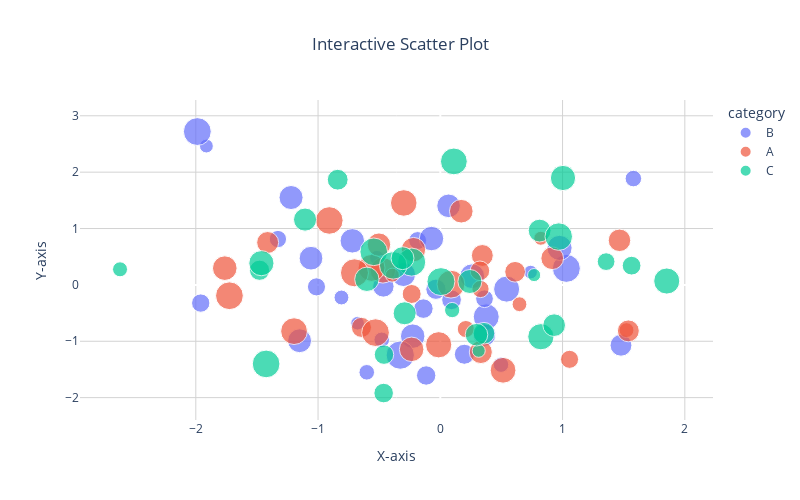

Notebook source saved alongside this figure:
### Markdown cell above
## Interactive Scatter Plot

Let's create an interactive scatter plot where you can:
- Hover over points to see details
- Zoom in/out
- Pan around
- Select specific data points

### Code cell
# Create an interactive scatter plot
fig = px.scatter(
    df, 
    x='x', 
    y='y',
    color='category',
    size='size',
    title='Interactive Scatter Plot',
    labels={'x': 'X-axis', 'y': 'Y-axis'},
    hover_data=['category', 'size']
)

# Update the layout
fig.update_layout(
    title_x=0.5,
    plot_bgcolor='white',
    width=800,
    height=500
)

# Add grid lines
fig.update_xaxes(showgrid=True, gridwidth=1, gridcolor='LightGray')
fig.update_yaxes(showgrid=True, gridwidth=1, gridcolor='LightGray')

# Show plot with proper renderer
fig.show(renderer="notebook")

### Figure 1 — Plotly figure (JSON) as saved in the notebook; plotly's stock layout.template omitted (floating-point values rounded to 4 significant figures)
{"data": [{"customdata": [["B", 14.81], ["B", 23.68], ["B", 17.01], ["B", 42.28], ["B", 28.59], ["B", 11.92], ["B", 20.44], ["B", 37.36], ["B", 34.63], ["B", 35.46], ["B", 42.04], ["B", 15.14], ["B", 35.04], ["B", 36.06], ["B", 20.96], ["B", 18.58], ["B", 25.09], ["B", 11.56], ["B", 23.46], ["B", 36.23], ["B", 37.26], ["B", 11.57], ["B", 48.7], ["B", 39.27], ["B", 15.11], ["B", 20.0], ["B", 37.19], ["B", 19.53], ["B", 31.37], ["B", 25.58], ["B", 24.2], ["B", 48.27], ["B", 29.72], ["B", 13.33], ["B", 13.67], ["B", 49.84], ["B", 38.23]], "hovertemplate": "category=%{customdata[0]}<br>X-axis=%{x}<br>Y-axis=%{y}<br>size=%{customdata[1]}<extra></extra>", "legendgroup": "B", "marker": {"color": "#636efa", "size": [14.81, 23.68, 17.01, 42.28, 28.59, 11.92, 20.44, 37.36, 34.63, 35.46, 42.04, 15.14, 35.04, 36.06, 20.96, 18.58, 25.09, 11.56, 23.46, 36.23, 37.26, 11.57, 48.7, 39.27, 15.11, 20.0, 37.19, 19.53, 31.37, 25.58, 24.2, 48.27, 29.72, 13.33, 13.67, 49.84, 38.23], "sizemode": "area", "sizeref": 0.1246, "symbol": "circle"}, "mode": "markers", "name": "B", "orientation": "v", "showlegend": true, "type": "scatter", "x": [0.4967, -0.1383, 1.579, 0.5426, -0.4657, -1.913, -1.013, -0.2258, 0.06753, -1.151, 0.3757, -0.6017, -1.058, -1.221, -1.96, -1.328, 0.1969, 0.7385, -0.1156, -0.3011, -0.7198, -0.6769, 1.031, 0.9755, -0.4792, -0.1857, -0.07201, 0.3616, 0.3614, -0.03583, 0.09176, -1.988, 1.478, -0.5183, -0.8085, -0.3277, 0.2611], "xaxis": "x", "y": [-1.415, -0.4206, 1.886, -0.07445, -0.02651, 2.463, -0.03471, -0.9094, 1.403, -0.9905, -0.5663, -1.551, 0.4736, 1.55, -0.3221, 0.8135, -1.231, 0.2275, -1.607, 0.1846, 0.7818, -0.68, 0.2931, 0.6566, -0.9747, 0.7871, 0.8221, -0.2454, -0.8895, -0.0771, -0.2647, 2.72, -1.071, 0.4825, -0.2235, -1.246, 0.1537], "yaxis": "y"}, {"customdata": [["A", 13.67], ["A", 13.77], ["A", 22.46], ["A", 40.53], ["A", 47.97], ["A", 45.47], ["A", 47.34], ["A", 30.04], ["A", 31.58], ["A", 42.83], ["A", 18.27], ["A", 34.73], ["A", 20.43], ["A", 29.84], ["A", 37.72], ["A", 23.93], ["A", 26.72], ["A", 33.04], ["A", 44.68], ["A", 25.11], ["A", 29.86], ["A", 12.14], ["A", 48.34], ["A", 43.89], ["A", 37.07], ["A", 34.1], ["A", 32.15], ["A", 18.51], ["A", 47.85], ["A", 41.25], ["A", 48.97], ["A", 12.23], ["A", 37.52]], "hovertemplate": "category=%{customdata[0]}<br>X-axis=%{x}<br>Y-axis=%{y}<br>size=%{customdata[1]}<extra></extra>", "legendgroup": "A", "marker": {"color": "#EF553B", "size": [13.67, 13.77, 22.46, 40.53, 47.97, 45.47, 47.34, 30.04, 31.58, 42.83, 18.27, 34.73, 20.43, 29.84, 37.72, 23.93, 26.72, 33.04, 44.68, 25.11, 29.86, 12.14, 48.34, 43.89, 37.07, 34.1, 32.15, 18.51, 47.85, 41.25, 48.97, 12.23, 37.52], "sizemode": "area", "sizeref": 0.1246, "symbol": "circle"}, "mode": "markers", "name": "A", "orientation": "v", "showlegend": true, "type": "scatter", "x": [0.6477, 1.523, -0.2342, -0.4695, -1.725, -0.5623, -0.908, -1.412, 1.466, -0.0135, 0.2089, 0.1714, 1.057, 0.3436, -1.763, 0.3241, 0.6117, 0.3313, -1.196, -0.6451, 1.538, 0.8219, 0.08705, -0.299, -0.2197, -0.5018, 0.9154, 0.3288, -0.5298, 0.5133, -0.7021, -0.3921, -0.2346], "xaxis": "x", "y": [-0.3427, -0.8023, -0.1613, 0.2576, -0.1924, 0.3015, 1.143, 0.7519, 0.791, -1.062, -0.7833, 1.307, -1.32, 0.5219, 0.297, 0.2505, 0.2323, -1.191, -0.8207, -0.7537, -0.8158, 0.8272, 0.013, 1.454, 0.6257, 0.714, 0.4732, -0.07283, -0.8468, -1.515, 0.2141, 0.1732, -1.143], "yaxis": "y"}, {"customdata": [["C", 49.18], ["C", 10.69], ["C", 23.85], ["C", 35.99], ["C", 10.61], ["C", 47.76], ["C", 47.77], ["C", 44.69], ["C", 37.09], ["C", 32.93], ["C", 42.45], ["C", 42.82], ["C", 25.42], ["C", 23.62], ["C", 47.47], ["C", 31.92], ["C", 26.94], ["C", 32.74], ["C", 33.22], ["C", 32.47], ["C", 19.54], ["C", 39.6], ["C", 21.91], ["C", 14.0], ["C", 29.3], ["C", 14.54], ["C", 47.24], ["C", 39.48], ["C", 31.84], ["C", 48.75]], "hovertemplate": "category=%{customdata[0]}<br>X-axis=%{x}<br>Y-axis=%{y}<br>size=%{customdata[1]}<extra></extra>", "legendgroup": "C", "marker": {"color": "#00cc96", "size": [49.18, 10.69, 23.85, 35.99, 10.61, 47.76, 47.77, 44.69, 37.09, 32.93, 42.45, 42.82, 25.42, 23.62, 47.47, 31.92, 26.94, 32.74, 33.22, 32.47, 19.54, 39.6, 21.91, 14.0, 29.3, 14.54, 47.24, 39.48, 31.84, 48.75], "sizemode": "area", "sizeref": 0.1246, "symbol": "circle"}, "mode": "markers", "name": "C", "orientation": "v", "showlegend": true, "type": "scatter", "x": [-0.2341, 0.7674, -0.4634, 0.242, 0.3142, -1.425, -0.5444, 0.1109, -0.6006, -0.2917, 1.852, 0.8225, -1.479, -0.4606, -0.3851, 0.9313, -0.8392, -0.3092, -1.106, 0.8125, 1.356, 1.004, 1.565, -2.62, 0.3571, 0.09708, 0.9686, -1.464, 0.2961, 0.005113], "xaxis": "x", "y": [0.4041, 0.1746, -1.919, 0.06023, -1.169, -1.402, 0.5869, 2.19, 0.09965, -0.5035, 0.06856, -0.9194, 0.2599, -1.237, 0.3464, -0.7144, 1.866, 0.4738, 1.159, 0.9634, 0.4128, 1.897, 0.3412, 0.2767, -0.8572, -0.4465, 0.8564, 0.3853, -0.8839, 0.05821], "yaxis": "y"}], "layout": {"height": 500, "legend": {"itemsizing": "constant", "title": {"text": "category"}, "tracegroupgap": 0}, "plot_bgcolor": "white", "title": {"text": "Interactive Scatter Plot", "x": 0.5}, "width": 800, "xaxis": {"anchor": "y", "domain": [0, 1], "gridcolor": "LightGray", "gridwidth": 1, "showgrid": true, "title": {"text": "X-axis"}}, "yaxis": {"anchor": "x", "domain": [0, 1], "gridcolor": "LightGray", "gridwidth": 1, "showgrid": true, "title": {"text": "Y-axis"}}}}
